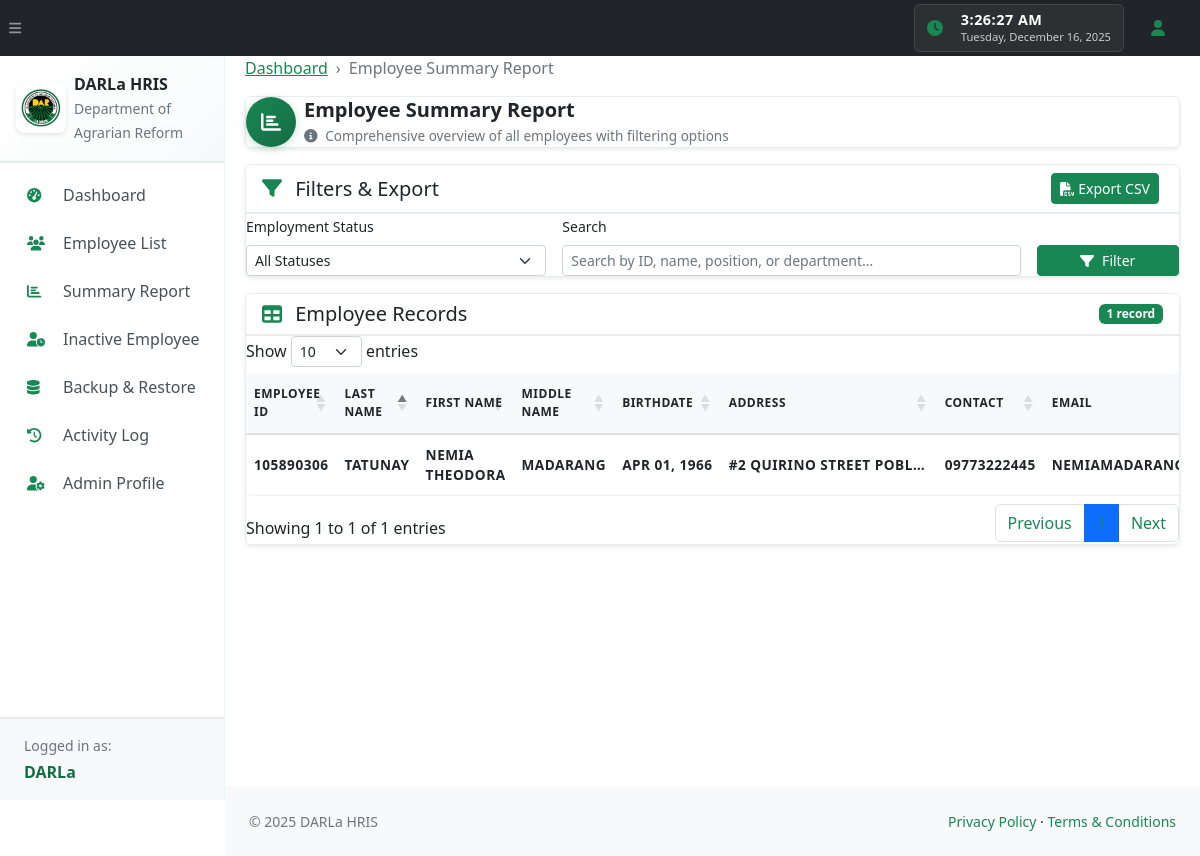
/employee_summary_report.php (signed in), run on an earlier commit of the app's database.
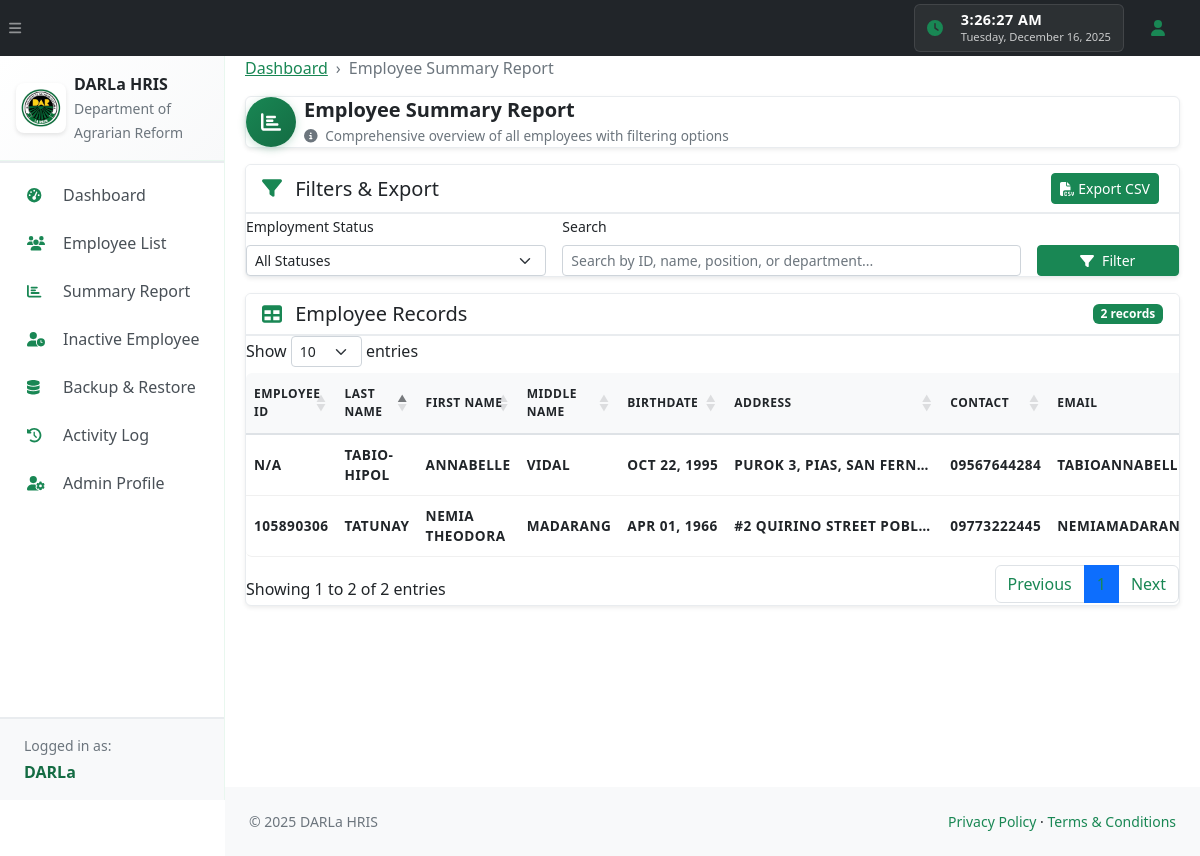
And on a later commit of the database.
### tables this page shows
CREATE TABLE `employees` (
  `id` int(10) unsigned NOT NULL AUTO_INCREMENT,
  `last_name` varchar(100) NOT NULL,
  `first_name` varchar(100) NOT NULL,
  `middle_name` varchar(100) DEFAULT NULL,
  `birthdate` date DEFAULT NULL,
  `home_address` varchar(255) DEFAULT NULL,
  `contact_no` varchar(50) DEFAULT NULL,
  `email` varchar(150) DEFAULT NULL,
  `civil_status` varchar(50) DEFAULT NULL,
  `spouse_name` varchar(150) DEFAULT NULL,
  `spouse_contact_no` varchar(50) DEFAULT NULL,
  `employee_number` varchar(50) DEFAULT NULL,
  `bp_number` varchar(50) DEFAULT NULL,
  `pagibig_number` varchar(50) DEFAULT NULL,
  `philhealth_number` varchar(50) DEFAULT NULL,
  `tin_number` varchar(50) DEFAULT NULL,
  `sss_number` varchar(50) DEFAULT NULL,
  `gsis_number` varchar(50) DEFAULT NULL,
  `trainings` text DEFAULT NULL,
  `designations` text DEFAULT NULL,
  `leave_info` text DEFAULT NULL,
  `service_record` text DEFAULT NULL,
  `employment_status` varchar(100) DEFAULT NULL,
  `created_at` timestamp NOT NULL DEFAULT current_timestamp(),
  `updated_at` timestamp NOT NULL DEFAULT current_timestamp() ON UPDATE current_timestamp(),
  PRIMARY KEY (`id`),
  KEY `idx_last_name` (`last_name`)
);

### employee_summary_report.php (the view, shortened to what the changed rows need)
<?php
require_once 'db.php';
$sql = "SELECT e.*,
(SELECT position FROM appointments WHERE employee_id = e.id ORDER BY appointment_date DESC LIMIT 1) as position,
(SELECT item_number FROM appointments WHERE employee_id = e.id ORDER BY appointment_date DESC LIMIT 1) as department,
(SELECT MIN(appointment_date) FROM appointments WHERE employee_id = e.id) as date_hired
FROM employees e WHERE 1=1";
$params = [];
$sql .= " ORDER BY last_name ASC, first_name ASC";
$stmt = $pdo->prepare($sql);
$stmt->execute($params);
$employees = $stmt->fetchAll(PDO::FETCH_ASSOC);
require_once 'header.php';
?>
<link href="https://cdn.datatables.net/1.13.7/css/dataTables.bootstrap5.min.css" rel="stylesheet">
<div class="card border-0 shadow-sm mb-3 professional-header-card compact-header">
    <div class="card-body p-3">
        <div class="d-flex align-items-center">
            <div>
                <h1 class="h4 mb-0 fw-bold text-dark">Employee Summary Report</h1>
            </div>
        </div>
    </div>
</div>
<div class="card border-0 shadow-sm">
    <div class="card-header bg-white border-bottom d-flex justify-content-between align-items-center">
        <h5 class="card-title mb-0">
            <i class="fas fa-table me-2 text-primary"></i>
            Employee Records
        </h5>
        <span class="badge bg-primary"><?= count($employees) ?> record<?= count($employees) === 1 ? '' : 's' ?></span>
    </div>
    <div class="card-body p-0">
        <?php if (empty($employees)): ?>
            <div class="text-center py-5">
                <i class="fas fa-inbox fa-3x text-muted mb-3 d-block"></i>
                <p class="text-muted mb-0">No employees found matching the criteria.</p>
            </div>
        <?php else: ?>
            <div class="table-responsive">
                <table id="employeeTable" class="employee-table" style="font-size: 0.85rem; width:100%;">
                    <thead>
                    <tr>
                        <th>Employee ID</th>
                        <th>Last Name</th>
                        <th>First Name</th>
                        <th>Middle Name</th>
                        <th>Birthdate</th>
                        <th>Address</th>
                        <th>Contact</th>
                        <th>Email</th>
                    </tr>
                    </thead>
                    <tbody>
                    <?php foreach ($employees as $employee): ?>
                        <tr>
                            <td class="text-nowrap fw-bold"><?= htmlspecialchars($employee['employee_number'] ?? 'N/A') ?></td>
                            <td class="fw-semibold"><?= htmlspecialchars($employee['last_name']) ?></td>
                            <td><?= htmlspecialchars($employee['first_name']) ?></td>
                            <td><?= htmlspecialchars($employee['middle_name'] ?? '') ?></td>
                            <td class="text-nowrap"><?= $employee['birthdate'] ? date('M d, Y', strtotime($employee['birthdate'])) : 'N/A' ?></td>
                            <td class="text-truncate" style="max-width: 200px;" title="<?= htmlspecialchars($employee['home_address'] ?? '') ?>">
                                <?= htmlspecialchars($employee['home_address'] ?? 'N/A') ?>
                            </td>
                            <td class="text-nowrap"><?= htmlspecialchars($employee['contact_no'] ?? 'N/A') ?></td>
                            <td class="text-truncate" style="max-width: 150px;" title="<?= htmlspecialchars($employee['email'] ?? '') ?>">
                                <?= htmlspecialchars($employee['email'] ?? 'N/A') ?>
                            </td>
                        </tr>
                    <?php endforeach; ?>
                    </tbody>
                </table>
            </div>
        <?php endif; ?>
    </div>
</div>
<?php
require_once 'footer.php';
?>

What changed in the data, as far as the page shows it:
added employees: employee_number "N/A", last_name "TABIO-HIPOL", first_name "ANNABELLE", middle_name "VIDAL", birthdate "OCT 22, 1995", home_address "PUROK 3, PIAS, SAN FERN…", contact_no "09567644284", email "TABIOANNABELLE2…"
Also different on the page:
count($employees): "1" → "2"
text written by a page script: "Show entries Showing 1 to 1 of 1 entries Previous Next" → "Show entries Showing 1 to 2 of 2 entries Previous Next"
text now shown: "s"
